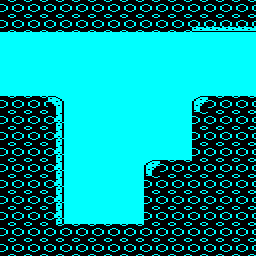

Below is a game level as drawn by its tile map, then a one-line description and the .tmx file that defines it, in full:
An orthogonal 16x16 tile map with 16x16 px tiles, 1 tile layer (Tile Layer 1) and 2 objects (2x edge_exit).

<map version="1.8" tiledversion="1.8.2" orientation="orthogonal" renderorder="right-down" width="16" height="16" tilewidth="16" tileheight="16" infinite="0" backgroundcolor="#00ffff" nextlayerid="4" nextobjectid="11">
 <tileset firstgid="1" source="../../tiled/porthole.tsx" />
 <layer id="1" name="Tile Layer 1" width="16" height="16">
  <data encoding="csv">
54,54,54,54,54,54,54,54,54,54,54,54,54,54,54,54,
54,54,54,54,54,54,54,54,54,54,54,54,35,35,35,35,
1,1,1,1,1,1,1,1,1,1,1,1,1,1,1,1,
1,1,1,1,1,1,1,1,1,1,1,1,1,1,1,1,
1,1,1,1,1,1,1,1,1,1,1,1,1,1,1,1,
1,1,1,1,1,1,1,1,1,1,1,1,1,1,1,1,
54,54,54,37,1,1,1,1,1,1,1,1,38,54,54,54,
54,54,54,34,1,1,1,1,1,1,1,1,54,54,54,54,
54,54,54,34,1,1,1,1,1,1,1,1,54,54,54,54,
54,54,54,34,1,1,1,1,1,1,1,1,54,54,54,54,
54,54,54,34,1,1,1,1,1,38,54,54,54,54,54,54,
54,54,54,34,1,1,1,1,1,54,54,54,54,54,54,54,
54,54,54,34,1,1,1,1,1,54,54,54,54,54,54,54,
54,54,54,34,1,1,1,1,1,54,54,54,54,54,54,54,
54,54,54,54,54,54,54,54,54,54,54,54,54,54,54,54,
54,54,54,54,54,54,54,54,54,54,54,54,54,54,54,54
</data>
 </layer>
 <objectgroup id="2" name="objects" />
 <objectgroup id="3" name="meta">
  <object id="9" name="edge_exit_05" type="edge_exit" x="0" y="32" width="16" height="64">
   <properties>
    <property name="id" value="edge_exit_05" />
    <property name="to" value="room02" />
   </properties>
  </object>
  <object id="10" name="edge_exit_06" type="edge_exit" x="240" y="32" width="16" height="64">
   <properties>
    <property name="id" value="edge_exit_06" />
    <property name="to" value="room04" />
   </properties>
  </object>
 </objectgroup>
</map>
